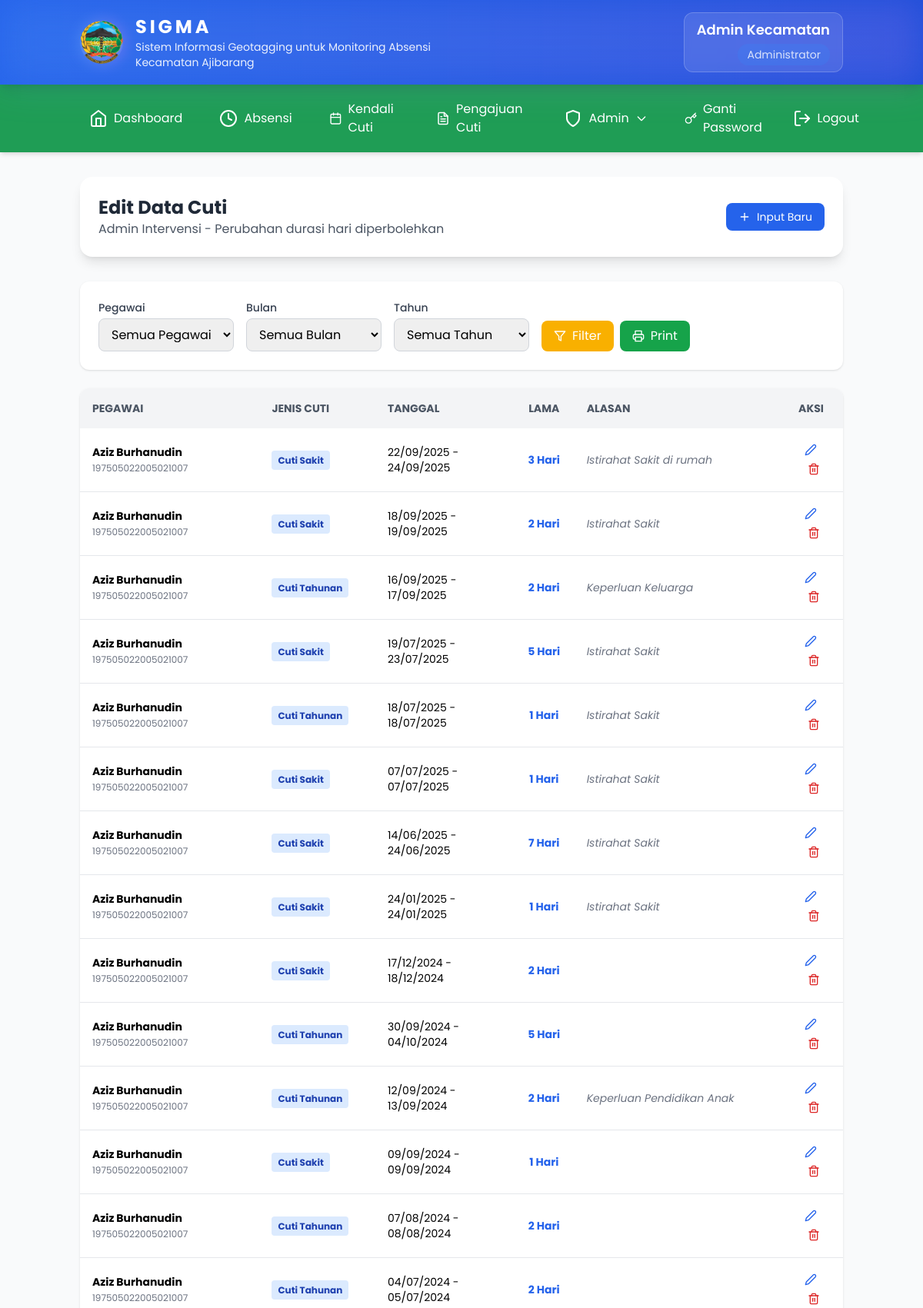
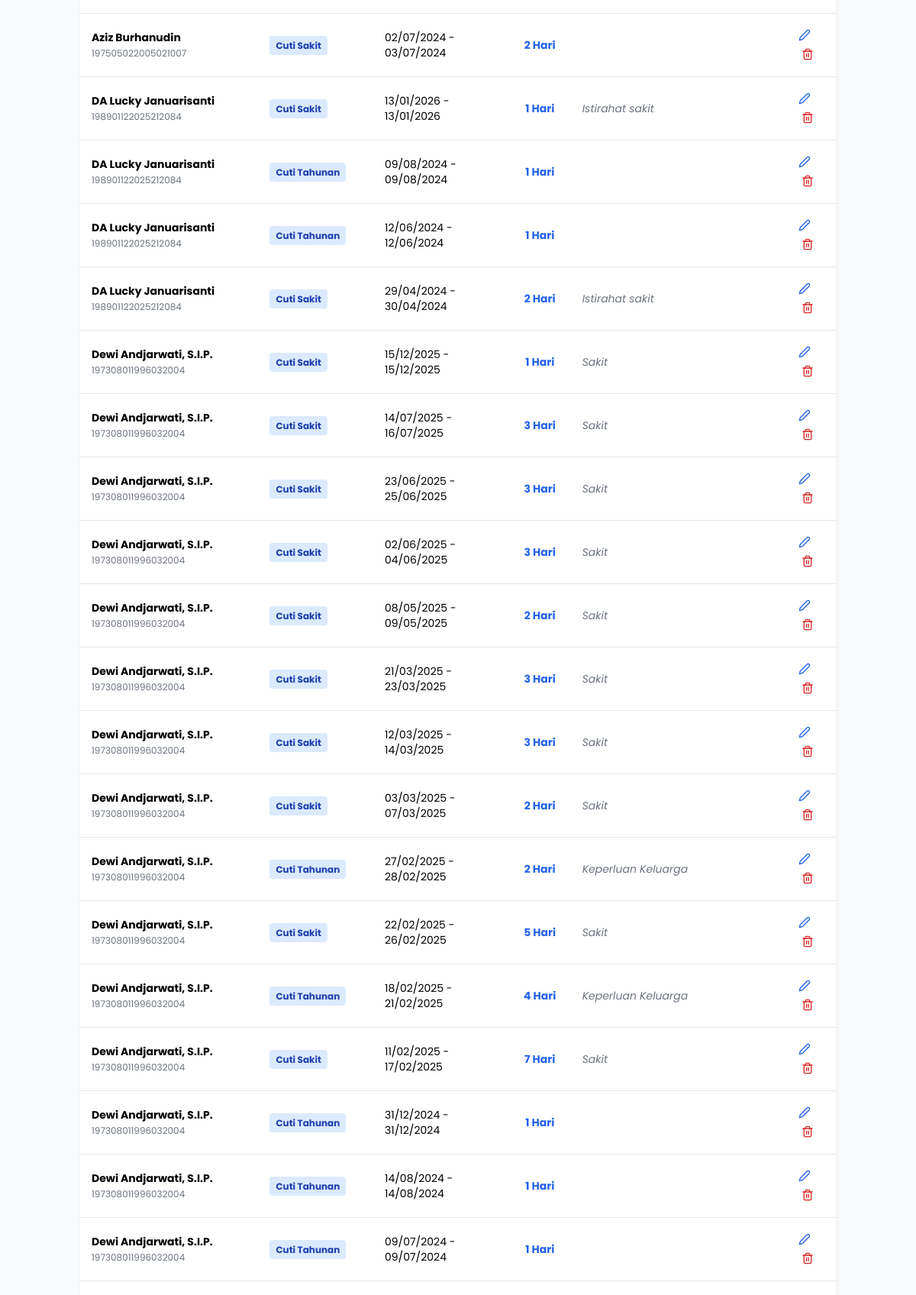
/edit_cuti.php (signed in, upper part), run on the app's committed database (2 pictures, top to bottom).
### tables this page shows
CREATE TABLE `absensi` (
  `id_absen` int(11) NOT NULL,
  `id_pegawai` int(11) NOT NULL,
  `tanggal` date NOT NULL,
  `jam_masuk` time DEFAULT NULL,
  `jam_keluar` time DEFAULT NULL,
  `lokasi_lat` decimal(10,8) DEFAULT NULL,
  `lokasi_lng` decimal(11,8) DEFAULT NULL,
  `status` varchar(30) DEFAULT NULL,
  `input_by_admin` tinyint(1) DEFAULT 0,
  `catatan_admin` text DEFAULT NULL
);

CREATE TABLE `pegawai` (
  `id_pegawai` int(11) NOT NULL,
  `nama` varchar(100) NOT NULL,
  `nip` varchar(20) NOT NULL,
  `jabatan` varchar(50) NOT NULL,
  `no_whatsapp` varchar(15) DEFAULT NULL,
  `username` varchar(50) NOT NULL,
  `status` enum('Aktif','Nonaktif') NOT NULL DEFAULT 'Aktif',
  `password` varchar(255) NOT NULL,
  `jatah_cuti_tahunan` int(11) DEFAULT 12,
  `cuti_tahunan_diambil` int(11) DEFAULT 0,
  `total_cuti_sakit` int(11) DEFAULT 0,
  `riwayat_jabatan` text DEFAULT NULL,
  `riwayat_pendidikan` text DEFAULT NULL,
  `id_struktur` int(11) DEFAULT NULL
);

### edit_cuti.php (the view, shortened to what this page needs)
<?php
require_once 'config/db.php';
function getDurasiIntervensi($pdo, $id_pegawai, $tanggal_mulai, $jenis_cuti) {
    try {
        $table_check = $pdo->query("SHOW TABLES LIKE 'log_input_cuti'");
        if ($table_check->rowCount() > 0) {
            $stmt = $pdo->prepare("
                SELECT jumlah_hari
                FROM log_input_cuti
                WHERE id_pegawai = ?
                AND tanggal_mulai = ?
                AND jenis_cuti = ?
                ORDER BY id_log DESC
                LIMIT 1
            ");
            $stmt->execute([$id_pegawai, $tanggal_mulai, $jenis_cuti]);
            $result = $stmt->fetch(PDO::FETCH_ASSOC);
            return $result ? (int)$result['jumlah_hari'] : null;
        }
    } catch (Exception $e) {
        error_log("Error getting durasi intervensi: " . $e->getMessage());
    }
    return null;
}
$sql = "SELECT a.*, p.nama, p.nip FROM absensi a JOIN pegawai p ON a.id_pegawai = p.id_pegawai WHERE a.status LIKE 'cuti_%'";
$params = [];
$sql .= " ORDER BY p.nama ASC, a.tanggal DESC";
$stmt = $pdo->prepare($sql);
$stmt->execute($params);
$raw_data = $stmt->fetchAll(PDO::FETCH_ASSOC);
$grouped_data = [];
$current_group = null;
foreach ($raw_data as $row) {
    $group_key = $row['id_pegawai'] . '_' . $row['status'] . '_' . ($row['catatan_admin'] ?? '');
    $durasi_intervensi = getDurasiIntervensi($pdo, $row['id_pegawai'], $row['tanggal'], $row['status']);
    if ($current_group) {
        $prev_date = new DateTime($current_group['tanggal_akhir']);
        $curr_date = new DateTime($row['tanggal']);
        $diff = $curr_date->diff($prev_date)->days;
        if ($diff == 1 && $current_group['group_key'] == $group_key) {
            $current_group['tanggal_akhir'] = $row['tanggal'];
            if ($durasi_intervensi !== null) {
                $current_group['lama'] = $durasi_intervensi;
            } else {
                $current_group['lama']++;
            }
            continue;
        } else {
            $grouped_data[] = $current_group;
            $current_group = null;
        }
    }
    $current_group = [
        'group_key' => $group_key,
        'id_pegawai' => $row['id_pegawai'],
        'nama' => $row['nama'],
        'nip' => $row['nip'],
        'jenis_cuti' => $row['status'],
        'alasan' => $row['catatan_admin'],
        'tanggal_awal' => $row['tanggal'],
        'tanggal_akhir' => $row['tanggal'],
        'lama' => $durasi_intervensi !== null ? $durasi_intervensi : 1
    ];
}
if ($current_group) {
    $grouped_data[] = $current_group;
}
$jenis_cuti_labels = [
    'cuti_tahunan' => 'Cuti Tahunan',
    'cuti_sakit' => 'Cuti Sakit',
    'cuti_alasan_penting' => 'Cuti Alasan Penting',
    'cuti_melahirkan' => 'Cuti Melahirkan',
    'cuti_besar' => 'Cuti Besar',
    'cuti_luar_tanggungan' => 'Cuti Luar Tanggungan'
];
?>
<!DOCTYPE html>
<html lang="id">
<head>
    <script src="https://cdn.tailwindcss.com"></script>
</head>
<body class="bg-gray-50 min-h-screen">
    <?php include 'components/header.php'; ?>
    <?php include 'components/navigation.php'; ?>
    <main class="container mx-auto px-4 py-8">
        <div class="bg-white rounded-2xl shadow-lg p-6 mb-8">
            <div class="flex flex-col md:flex-row justify-between items-start md:items-center gap-4">
                <div>
                    <h2 class="text-2xl font-bold text-gray-800">Edit Data Cuti</h2>
                    <p class="text-gray-600">Admin Intervensi - Perubahan durasi hari diperbolehkan</p>
                </div>
                <div class="flex gap-2">
                    <a href="input_cuti.php" class="bg-blue-600 hover:bg-blue-700 text-white px-4 py-2 rounded-lg text-sm flex items-center no-print transition duration-200">
                        <i data-feather="plus" class="w-4 h-4 mr-2"></i> Input Baru
                    </a>
                </div>
            </div>
        </div>
        <div class="bg-white rounded-xl shadow p-6 mb-6 no-print">
            <form method="GET" class="grid grid-cols-1 md:grid-cols-5 gap-4 items-end">
                <div>
                    <label class="block text-sm font-medium text-gray-700 mb-1">Pegawai</label>
                    <select name="pegawai" class="w-full px-3 py-2 border border-gray-300 rounded-lg focus:outline-none focus:ring-2 focus:ring-[#F9B000]">
                        <option value="">Semua Pegawai</option>
                    </select>
                </div>
                <div>
                    <label class="block text-sm font-medium text-gray-700 mb-1">Bulan</label>
                    <select name="bulan" class="w-full px-3 py-2 border border-gray-300 rounded-lg focus:outline-none focus:ring-2 focus:ring-[#F9B000]">
                        <option value="all">Semua Bulan</option>
                    </select>
                </div>
                <div>
                    <label class="block text-sm font-medium text-gray-700 mb-1">Tahun</label>
                    <select name="tahun" class="w-full px-3 py-2 border border-gray-300 rounded-lg focus:outline-none focus:ring-2 focus:ring-[#F9B000]">
                        <option value="all">Semua Tahun</option>
                    </select>
                </div>
                <div class="flex space-x-2">
                    <button type="submit" class="bg-[#F9B000] hover:bg-[#e6a000] text-white px-4 py-2 rounded-lg transition duration-200 flex items-center">
                        <i data-feather="filter" class="w-4 h-4 mr-2"></i> Filter
                    </button>
                    <button type="button" onclick="printTable()" class="bg-green-600 hover:bg-green-700 text-white px-4 py-2 rounded-lg transition duration-200 flex items-center">
                        <i data-feather="printer" class="w-4 h-4 mr-2"></i> Print
                    </button>
                </div>
            </form>
        </div>
        <div class="bg-white rounded-xl shadow overflow-hidden">
            <table class="w-full text-left">
                <thead class="bg-gray-100 text-gray-600 text-sm uppercase">
                    <tr>
                        <th class="p-4">Pegawai</th>
                        <th class="p-4">Jenis Cuti</th>
                        <th class="p-4">Tanggal</th>
                        <th class="p-4 text-center">Lama</th>
                        <th class="p-4">Alasan</th>
                        <th class="p-4 text-center no-print">Aksi</th>
                    </tr>
                </thead>
                <tbody class="text-sm">
                    <?php if (empty($grouped_data)): ?>
                        <tr>
                            <td colspan="6" class="p-8 text-center text-gray-500">
                                <i data-feather="inbox" class="w-12 h-12 mx-auto mb-2 opacity-50"></i>
                                <p>Tidak ada data cuti untuk filter yang dipilih.</p>
                            </td>
                        </tr>
                    <?php else: ?>
                        <?php foreach ($grouped_data as $row):
                            $tgl_mulai = $row['tanggal_awal'];
                            $tgl_selesai = $row['tanggal_akhir'];
                            if (strtotime($tgl_mulai) > strtotime($tgl_selesai)) {
                                $temp = $tgl_mulai;
                                $tgl_mulai = $tgl_selesai;
                                $tgl_selesai = $temp;
                            }
                        ?>
                        <tr class="hover:bg-gray-50 border-b">
                            <td class="p-4">
                                <b><?= htmlspecialchars($row['nama']) ?></b><br>
                                <span class="text-xs text-gray-500"><?= $row['nip'] ?></span>
                            </td>
                            <td class="p-4">
                                <span class="px-2 py-1 rounded text-xs font-bold bg-blue-100 text-blue-800">
                                    <?= isset($jenis_cuti_labels[$row['jenis_cuti']]) ? $jenis_cuti_labels[$row['jenis_cuti']] : $row['jenis_cuti'] ?>
                                </span>
                            </td>
                            <td class="p-4">
                                <?= date('d/m/Y', strtotime($tgl_mulai)) ?> - <?= date('d/m/Y', strtotime($tgl_selesai)) ?>
                            </td>
                            <td class="p-4 text-center font-bold text-blue-600">
                                <?= $row['lama'] ?> Hari
                            </td>
                            <td class="p-4 italic text-gray-500">
                                <?= htmlspecialchars($row['alasan']) ?>
                            </td>
                            <td class="p-4 text-center space-x-2 no-print">
                                <button onclick='openEditModal(<?= json_encode([
                                    "id_pegawai" => $row["id_pegawai"],
                                    "nama" => $row["nama"],
                                    "jenis" => $row["jenis_cuti"],
                                    "mulai" => $tgl_mulai,
                                    "selesai" => $tgl_selesai,
                                    "alasan" => $row["alasan"],
                                    "lama" => $row["lama"]
                                ]) ?>)'
                                class="text-blue-600 hover:text-blue-800 transition duration-200 p-1 rounded hover:bg-blue-50">
                                    <i data-feather="edit-2" class="w-4 h-4"></i>
                                </button>
                                <button onclick="confirmDelete('<?= $row['id_pegawai'] ?>', '<?= $tgl_mulai ?>', '<?= $tgl_selesai ?>', '<?= $row['jenis_cuti'] ?>', <?= $row['lama'] ?>)"
                                class="text-red-600 hover:text-red-800 transition duration-200 p-1 rounded hover:bg-red-50">
                                    <i data-feather="trash-2" class="w-4 h-4"></i>
                                </button>
                            </td>
                        </tr>
                        <?php endforeach; ?>
                    <?php endif; ?>
                </tbody>
            </table>
        </div>
    </main>
</body>
</html>

### edit_cuti.php (style rules this page uses)
body { font-family: 'Poppins', sans-serif; }

### data on the page
absensi: id_pegawai.nama "Aziz Burhanudin", id_pegawai.nip "197505022005021007", status "Cuti Tahunan", tanggal "18/07/2025", input_by_admin "1", catatan_admin "Istirahat Sakit"
absensi: id_pegawai.nama "Aziz Burhanudin", id_pegawai.nip "197505022005021007", status "Cuti Sakit", tanggal "07/07/2025", input_by_admin "1", catatan_admin "Istirahat Sakit"
absensi: id_pegawai.nama "Aziz Burhanudin", id_pegawai.nip "197505022005021007", status "Cuti Sakit", tanggal "24/01/2025", input_by_admin "1", catatan_admin "Istirahat Sakit"
absensi: id_pegawai.nama "Aziz Burhanudin", id_pegawai.nip "197505022005021007", status "Cuti Sakit", tanggal "09/09/2024", input_by_admin "1"
absensi: id_pegawai.nama "DA Lucky Januarisanti", id_pegawai.nip "198901122025212084", status "Cuti Sakit", tanggal "13/01/2026", input_by_admin "1", catatan_admin "Istirahat sakit"
absensi: id_pegawai.nama "DA Lucky Januarisanti", id_pegawai.nip "198901122025212084", status "Cuti Tahunan", tanggal "09/08/2024", input_by_admin "1"
absensi: id_pegawai.nama "DA Lucky Januarisanti", id_pegawai.nip "198901122025212084", status "Cuti Tahunan", tanggal "12/06/2024", input_by_admin "1"
absensi: id_pegawai.nama "Dewi Andjarwati, S.I.P.", id_pegawai.nip "197308011996032004", status "Cuti Sakit", tanggal "15/12/2025", input_by_admin "1", catatan_admin "Sakit"
absensi: id_pegawai.nama "Dewi Andjarwati, S.I.P.", id_pegawai.nip "197308011996032004", status "Cuti Sakit", tgl_mulai "11/02/2025", tanggal "17/02/2025", lama "7", catatan_admin "Sakit"
absensi: id_pegawai.nama "Dewi Andjarwati, S.I.P.", id_pegawai.nip "197308011996032004", status "Cuti Tahunan", tanggal "31/12/2024", input_by_admin "1"
absensi: id_pegawai.nama "Dewi Andjarwati, S.I.P.", id_pegawai.nip "197308011996032004", status "Cuti Tahunan", tanggal "14/08/2024", input_by_admin "1"
absensi: id_pegawai.nama "Dewi Andjarwati, S.I.P.", id_pegawai.nip "197308011996032004", status "Cuti Tahunan", tanggal "09/07/2024", input_by_admin "1"

### other printed values
$user['nama'] "Admin Kecamatan"
$user['jabatan'] "Administrator"
$menu['title'] "Dashboard"
$menu['title'] "Absensi"
$menu['title'] "Kendali Cuti"
$menu['title'] "Pengajuan Cuti"
$menu['title'] "Admin"
$menu['title'] "Ganti Password"
$menu['title'] "Logout"
$row['nama'] "Aziz Burhanudin"
$row['nip'] "197505022005021007"
$jenis_cuti_labels[$row['jenis_cuti']] "Cuti Sakit"
date('d/m/Y', strtotime($tgl_mulai)) "22/09/2025"
date('d/m/Y', strtotime($tgl_selesai)) "24/09/2025"
$row['lama'] "3"
